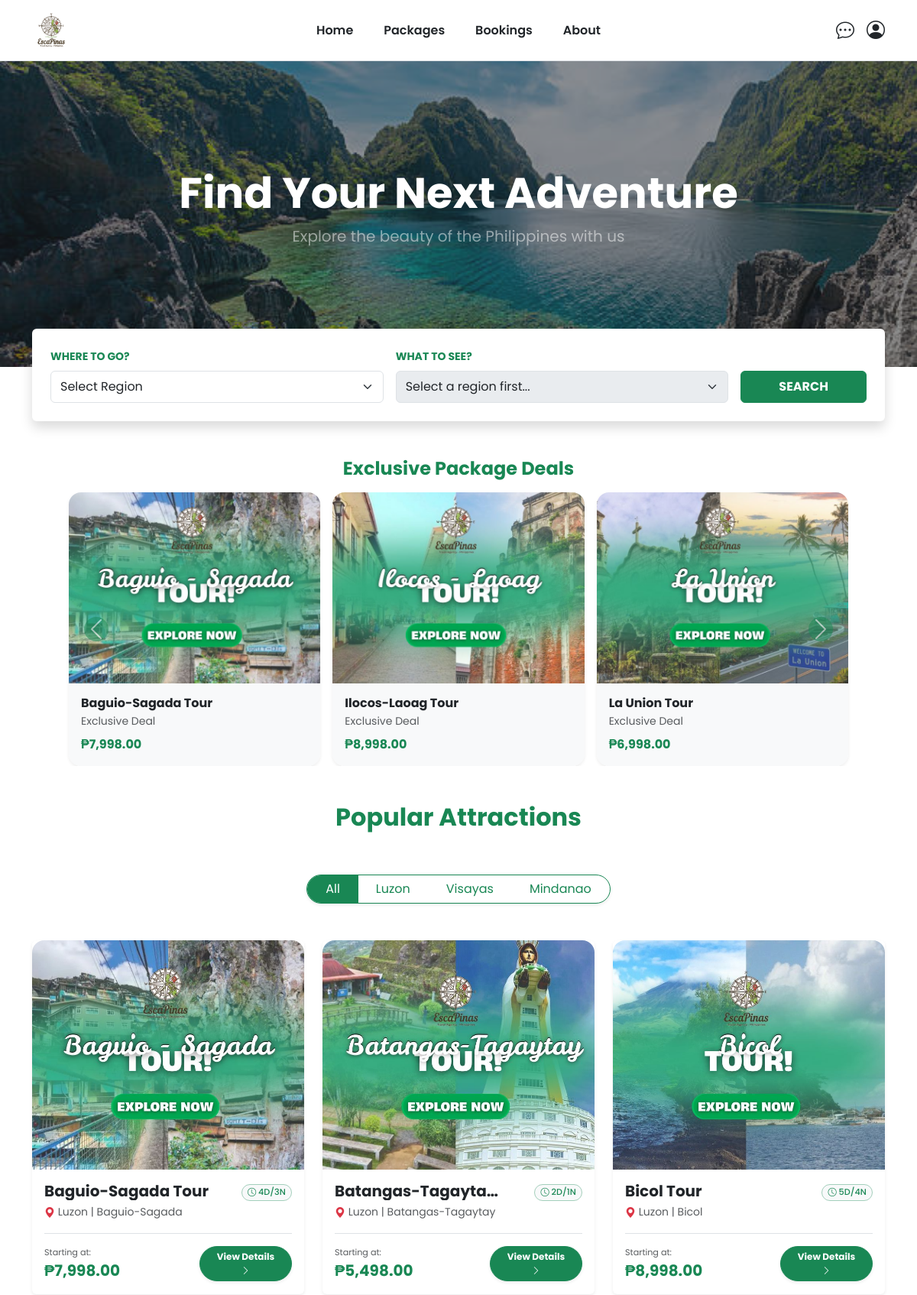
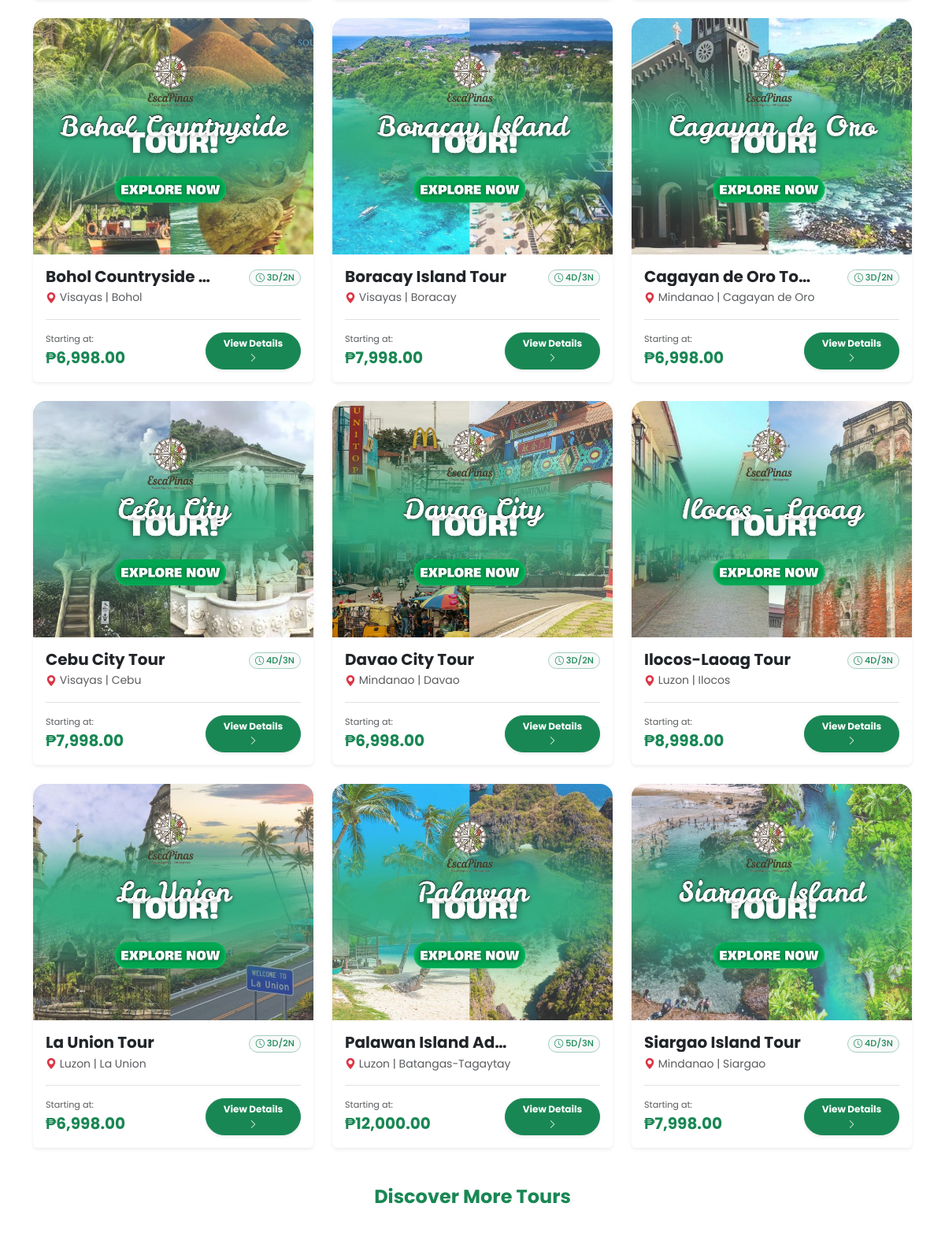
/frontend/packages.php (upper part), run on the app's committed database (2 pictures, top to bottom).
### tables this page shows
CREATE TABLE `tour_packages` (
  `tour_id` int(11) NOT NULL,
  `destination_id` int(11) DEFAULT NULL,
  `tour_name` varchar(150) DEFAULT NULL,
  `duration_days` int(11) DEFAULT NULL,
  `duration_nights` int(11) DEFAULT NULL,
  `description` text DEFAULT NULL,
  `price` decimal(10,2) DEFAULT NULL,
  `status` enum('Available','Unavailable') DEFAULT NULL,
  `image` varchar(255) DEFAULT NULL,
  `banner_image` varchar(255) DEFAULT NULL
);

CREATE TABLE `regions` (
  `island_id` int(11) NOT NULL,
  `island_name` varchar(50) DEFAULT NULL,
  `description` text DEFAULT NULL
);

CREATE TABLE `destinations` (
  `destination_id` int(11) NOT NULL,
  `island_id` int(11) DEFAULT NULL,
  `destination_name` varchar(100) DEFAULT NULL,
  `description` text DEFAULT NULL,
  `status` enum('Active','Inactive') DEFAULT NULL
);

### frontend/php/connect.php (called while the page is built, shortened)
<?php
  function executeQuery($query){
    $conn = $GLOBALS['conn'];
    return mysqli_query($conn, $query);
  }
?>

### frontend/packages.php (the view, shortened to what this page needs)
<?php
    include 'php/connect.php';
    $getQuery = "SELECT tour_packages.*, destinations.destination_name, regions.island_name
                FROM tour_packages
                LEFT JOIN destinations ON tour_packages.destination_id = destinations.destination_id
                LEFT JOIN regions ON destinations.island_id = regions.island_id
                ORDER BY tour_packages.tour_name ASC";
    $result = executeQuery($getQuery);
    $allTours = [];
    while ($row = $result->fetch_assoc()) {
        $allTours[] = $row;
    }
?>
<!doctype html>
<html lang="en">
<head>
    <link href="https://cdn.jsdelivr.net/npm/bootstrap@5.3.2/dist/css/bootstrap.min.css" rel="stylesheet">
    <link rel="stylesheet" href="https://cdn.jsdelivr.net/npm/bootstrap-icons@1.11.3/font/bootstrap-icons.css">
</head>
<body>
    <?php include "components/navbar.php"; ?>
    <div class="container-fluid p-0">
        <div style="height: 400px; width: 100%; position: relative;">
            <img id="bannerImage" src="/EscaPinas/frontend/assets/images/banner_package.jpg" style="background-size:cover; object-fit:cover; background-position:center; width:100%; height:400px; position:relative;">
            <div class="position-absolute top-0 start-0 w-100 h-100 bg-dark opacity-50"></div>
            <div class="position-absolute top-50 start-50 translate-middle text-center w-100">
                <h1 class="text-white fw-bold display-4">Find Your Next Adventure</h1>
                <p class="text-white-50 fs-5">Explore the beauty of the Philippines with us</p>
            </div>
        </div>
    </div>
    <div class="container" style="margin-top: -50px; position: relative; z-index: 10;">
        <div class="card shadow border-0 p-4">
            <form class="row g-3 align-items-end" action="searchResults.php" method="GET">
                <div class="col-md-5 text-start">
                    <label class="form-label fw-bold text-success small">WHERE TO GO?</label>
                    <select class="form-select py-2" id="regionSelect" name="region" onchange="updateDestinations()">
                        <option selected disabled>Select Region</option>
                    </select>
                </div>
                <div class="col-md-5 text-start">
                    <label class="form-label fw-bold text-success small">WHAT TO SEE?</label>
                    <select class="form-select py-2" id="attractionSelect" name="destination" disabled>
                        <option value="">Select a region first...</option>
                    </select>
                </div>
                <div class="col-md-2">
                    <button type="submit" class="btn btn-success w-100 py-2 fw-bold">SEARCH</button>
                </div>
            </form>
        </div>
    </div>
    <?php include "components/offersCarousel.php"; ?>
    <div class="container my-5 text-center">
        <h2 class="fw-bold text-success">Popular Attractions</h2>
        <div class="btn-group my-5 shadow-sm rounded-pill overflow-hidden d-inline-flex border border-success">
            <button class="btn btn-success btn-md px-4 filter-btn border-0" onclick="filterTours('all', this)">All</button>
            <button class="btn btn-outline-success btn-md px-4 filter-btn border-0" onclick="filterTours('luzon', this)">Luzon</button>
            <button class="btn btn-outline-success btn-md px-4 filter-btn border-0" onclick="filterTours('visayas', this)">Visayas</button>
            <button class="btn btn-outline-success btn-md px-4 filter-btn border-0" onclick="filterTours('mindanao', this)">Mindanao</button>
        </div>
        <div class="row g-4 justify-content-center" id="tourContainer">
            <?php if(empty($allTours)): ?>
                <p>No tours available at the moment.</p>
            <?php else: ?>
                <?php foreach ($allTours as $tour): ?>
                <div class="col-md-4 tour-card-item" data-island="<?php echo strtolower($tour['island_name']); ?>">
                    <div class="card border-0 shadow-sm h-100 text-start">
                        <img src="<?php echo htmlspecialchars($tour['image']); ?>" class="card-img-top rounded-top-4" height="300" style="object-fit: cover;">
                        <div class="card-body d-flex flex-column justify-content-between">
                            <div class="mb-3">
                                <div class="row align-items-start g-0">
                                    <div class="col-8">
                                        <h5 class="fw-bold mb-0 text-truncate" title="<?php echo htmlspecialchars($tour['tour_name']); ?>">
                                            <?php echo htmlspecialchars($tour['tour_name']); ?>
                                        </h5>
                                    </div>
                                    <div class="col-4 text-end">
                                        <span class="badge bg-light text-success border border-success-subtle rounded-pill fw-medium" style="font-size: 0.7rem;">
                                            <i class="bi bi-clock"></i> <?php echo htmlspecialchars($tour['duration_days']); ?>D/<?php echo htmlspecialchars($tour['duration_nights']); ?>N
                                        </span>
                                    </div>
                                </div>
                                <p class="text-muted small mt-1 mb-0">
                                    <i class="bi bi-geo-alt-fill text-danger"></i>
                                    <?php echo htmlspecialchars($tour['island_name'] . " | " . $tour['destination_name']); ?>
                                </p>
                            </div>
                            <div class="border-top pt-3">
                                <div class="row align-items-center">
                                    <div class="col-7">
                                        <span class="text-muted d-block" style="font-size: 0.7rem;">Starting at:</span>
                                        <span class="fw-bold text-success fs-5">
                                            ₱<?php echo number_format($tour['price'], 2); ?>
                                        </span>
                                    </div>
                                    <div class="col-5 text-end">
                                        <a href="packageView.php?tour_id=<?php echo $tour['tour_id']; ?>" class="btn btn-success btn-sm px-3 rounded-pill fw-bold shadow-sm" style="font-size: 0.75rem;">
                                           View Details <i class="bi bi-chevron-right"></i>
                                        </a>
                                    </div>
                                </div>
                            </div>
                        </div>
                    </div>
                </div>
                <?php endforeach; ?>
            <?php endif; ?>
        </div>
        </div>
        <div class="container my-5 text-center">
    <h2 class="fw-bold text-success fs-4 my-5">Discover More Tours</h2>
        <div class="row g-3 justify-content-center">
        </div>
    </div>
</body>
</html>

### frontend/components/navbar.php (shortened to what this page needs)
<?php
include_once(__DIR__ . "/../php/connect.php");
?>
<nav class="navbar navbar-expand-lg bg-white border-bottom sticky-top py-1">
    <div class="container">
        <div class="col-6 col-lg-2 d-flex align-items-center">
            <a class="navbar-brand fw-bold" href="/EscaPinas/index.php">
                <img src="/EscaPinas/frontend/assets/images/Logo 1.png" height="60" class="d-inline-block align-text-top">
            </a>
        </div>
        <div class="collapse navbar-collapse justify-content-center" id="mainNavbar">
            <ul class="navbar-nav gap-lg-4 text-center text-lg-start py-2 py-lg-0">
                <li class="nav-item">
                    <a class="nav-link active fw-semibold text-dark" href="/EscaPinas/index.php">Home</a>
                </li>
                <li class="nav-item">
                    <a class="nav-link fw-semibold text-dark" href="/EscaPinas/frontend/packages.php">Packages</a>
                </li>
                <li class="nav-item">
                    <a class="nav-link fw-semibold text-dark" href="/EscaPinas/frontend/booking.php">Bookings</a>
                </li>
                <li class="nav-item">
                    <a class="nav-link fw-semibold text-dark" href="/EscaPinas/frontend/components/infoLinks/about.php">About</a>
                </li>
            </ul>
        </div>
        <div class="col-lg-2 d-none d-lg-flex justify-content-end align-items-center gap-3">
            <a href="/EscaPinas/frontend/integs/chatbot/chatbotUI.php" class="text-dark fs-4">
                <i class="bi bi-chat-dots"></i>
            </a>
            <div class="dropdown">
                <a href="#" class="text-dark fs-4 lh-1" id="profileDropdown" data-bs-toggle="dropdown" aria-expanded="false">
                    <i class="bi bi-person-circle"></i>
                </a>
            </div>
        </div>
    </div>
</nav>

### frontend/components/offersCarousel.php (shortened to what this page needs)
<?php
$query = "SELECT * FROM tour_packages";
$result = executeQuery($query);
$promoPackages = [];
if ($result) {
    while ($row = mysqli_fetch_assoc($result)) {
        $promoPackages[] = $row;
    }
}
$slides = array_chunk($promoPackages, 3);
?>
<div class="container my-5 text-center">
    <h4 class="text-success fw-bold">Exclusive Package Deals</h4>
    <div id="carouselExample" class="carousel slide mt-3" data-bs-ride="carousel">
        <div class="carousel-inner">
            <?php if (empty($slides)): ?>
                <div class="carousel-item active">
                    <p class="text-muted">Walang promo sa ngayon.</p>
                </div>
            <?php else: ?>
                <?php foreach ($slides as $index => $group): ?>
                    <div class="carousel-item <?php echo $index === 0 ? 'active' : ''; ?>">
                        <div class="row g-3 justify-content-center px-5">
                            <?php foreach ($group as $key => $tour): ?>
                                <div class="col-12 col-md-6 col-lg-4 <?php echo $key > 0 ? 'd-none d-md-block' : ''; ?>">
                                    <div class="card h-100 shadow-sm border-0 rounded-4 overflow-hidden">
                                        <img src="<?php echo htmlspecialchars($tour['image']); ?>" class="card-img-top" style="height: 250px; object-fit: cover;">
                                        <div class="card-body bg-light text-start">
                                            <h6 class="fw-bold mb-1"><?php echo htmlspecialchars($tour['tour_name']); ?></h6>
                                            <p class="small text-muted mb-0">Exclusive Deal</p>
                                            <div class="mt-2 text-success fw-bold">
                                                ₱<?php echo number_format($tour['price'], 2); ?>
                                            </div>
                                        </div>
                                    </div>
                                </div>
                            <?php endforeach; ?>
                        </div>
                    </div>
                <?php endforeach; ?>
            <?php endif; ?>
        </div>
        <button class="carousel-control-prev" type="button" data-bs-target="#carouselExample" data-bs-slide="prev">
            <span class="carousel-control-prev-icon bg-success rounded-circle" aria-hidden="true"></span>
        </button>
        <button class="carousel-control-next" type="button" data-bs-target="#carouselExample" data-bs-slide="next">
            <span class="carousel-control-next-icon bg-success rounded-circle" aria-hidden="true"></span>
        </button>
    </div>
</div>

### frontend/packages.php (style rules this page uses)
body { font-family: 'Poppins', sans-serif; }
.bi { display: inline-block; vertical-align: middle; }

### data on the page
tour_packages: image (picture), tour_name "Baguio-Sagada Tour", price "7,998.00", duration_days "4", duration_nights "3", regions.island_name "Luzon | Baguio-Sagada"
tour_packages: image (picture), tour_name "Ilocos-Laoag Tour", price "8,998.00", duration_days "4", duration_nights "3", regions.island_name "Luzon | Ilocos"
tour_packages: image (picture), tour_name "La Union Tour", price "6,998.00", duration_days "3", duration_nights "2", regions.island_name "Luzon | La Union"
tour_packages: image (picture), tour_name "Batangas-Tagayta…", duration_days "2", duration_nights "1", regions.island_name "Luzon | Batangas-Tagaytay", price "5,498.00"
tour_packages: image (picture), tour_name "Bicol Tour", duration_days "5", duration_nights "4", regions.island_name "Luzon | Bicol", price "8,998.00"
tour_packages: image (picture), tour_name "Bohol Countryside…", duration_days "3", duration_nights "2", regions.island_name "Visayas | Bohol", price "6,998.00"
tour_packages: image (picture), tour_name "Boracay Island Tour", duration_days "4", duration_nights "3", regions.island_name "Visayas | Boracay", price "7,998.00"
tour_packages: image (picture), tour_name "Cagayan de Oro To…", duration_days "3", duration_nights "2", regions.island_name "Mindanao | Cagayan de Oro", price "6,998.00"
tour_packages: image (picture), tour_name "Cebu City Tour", duration_days "4", duration_nights "3", regions.island_name "Visayas | Cebu", price "7,998.00"
tour_packages: image (picture), tour_name "Davao City Tour", duration_days "3", duration_nights "2", regions.island_name "Mindanao | Davao", price "6,998.00"
tour_packages: image (picture), tour_name "Palawan Island Ad…", duration_days "5", duration_nights "3", regions.island_name "Luzon | Batangas-Tagaytay", price "12,000.00"
tour_packages: image (picture), tour_name "Siargao Island Tour", duration_days "4", duration_nights "3", regions.island_name "Mindanao | Siargao", price "7,998.00"
